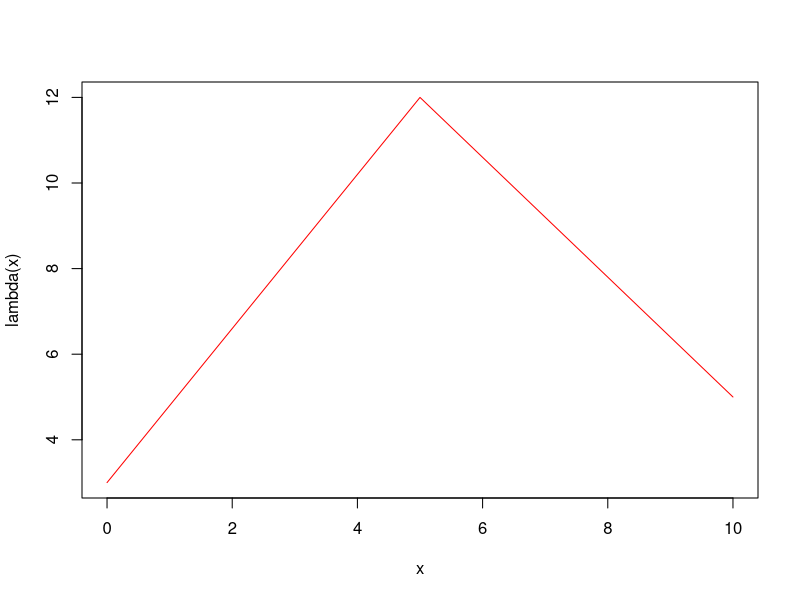
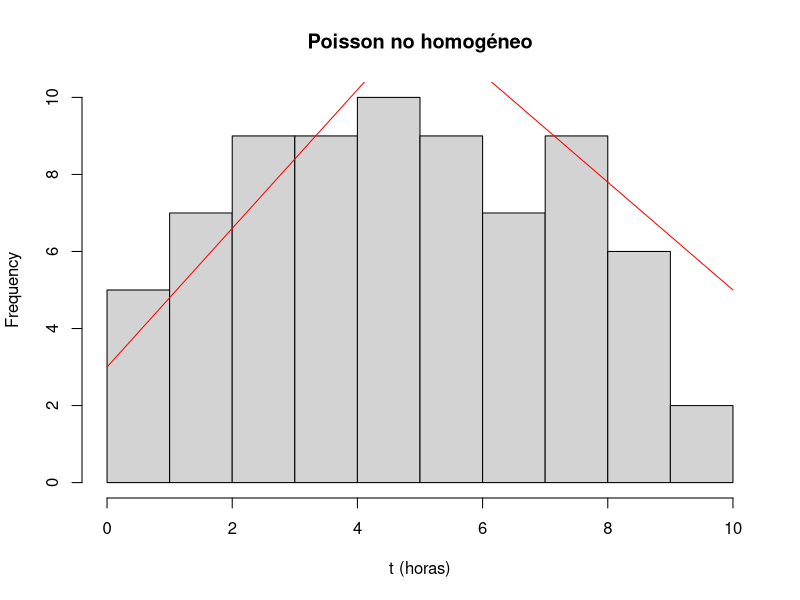
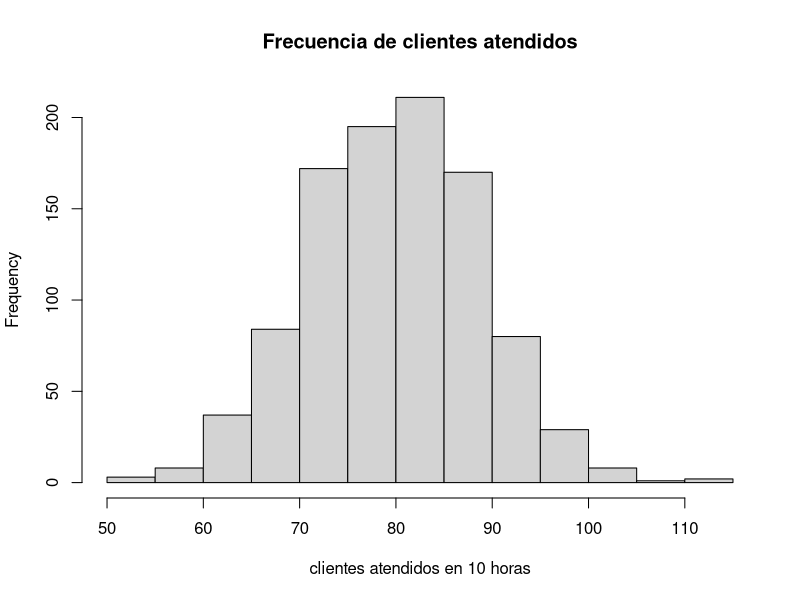

Source code (R) for these figures, in order:
## ---- chunk 1
lambdat<-function(x) ((1.8*x)+3)*I(x<=5)+((-1.4*x)+19)*I(x>5&x<=10)
curve(lambdat(x),xlim=c(0,10),ylab="lambda(x)",col="red")
## ---- chunk 2
opt <- optimize(lambdat, c(0, 10), maximum=TRUE)
m <- opt$objective
cat("maximo =",m)
## ---- chunk 3
S<-vector()
u1<-vector()
u2<-vector()
procpois<-function(Tmax,lambda) {
  t<-0;I<-0;i<-1  
  repeat {
    u1[i]<-runif(1)   
    t<-t-((1/lambda)*log(u1[i]))
    if (t>Tmax) {
      break
    }
    if (t<=Tmax) {
      u2[i]<-runif(1)
    }
    if(u2[i]<=(lambdat(t)/lambda)) {
      I<-I+1;S[I]<-t
    }
    i<-i+1
  }
return(S)
}

LL<-procpois(10,m)
hist(LL,main = "Poisson no homogéneo",breaks = 12,xlab = "t (horas)")
curve(lambdat(x),xlim=c(0,10),ylab="lambda(t)",col="red",add=TRUE)
LL[length(LL)+1]<-Inf
## ---- chunk 4
# Generación de tiempo de servicio
tserv<-function() {
  t<- (-1/9)*log(1-runif(1))
  return(t)
}
tserv()
## ---- chunk 5

# Evolución del sistema
unserv<-function(){
  LL<-procpois(10,m)
  LL[length(LL)+1]<-Inf
  t<-0
  NLL<-0  #número de llegadas hasta t
  NS<-0   # contador de salidas
  n<-0  #numero de clientes en el sistema en t
  Y<-vector() #tiempos de servicio
  Sal<-vector()       # output instantes de salida
  c<-vector()     # clientes en el sistema en cualquier t
  tLL <- LL[1]  #instante de llegada del cliente 1
  tS<-Inf   #instante de salida del sistema para el cliente i
  tm<-vector() #tiempo cliente en el sistema
  i<-1
  j<-1
  repeat
  {
    #Caso 1
    if(tLL <= tS)#llega un cliente
    {
      t <- tLL
      NLL <- NLL+1
      i<-i+1
      tLL <- LL[i]
      n<-n+1
      c[length(c)+1]<-n  # recogemos el número de clientes en el sistema
      if(n==1){
        Y[j] <- tserv()
        tS <- t+Y[j] 
        j <- j+1
      }
      
    }
    
    #caso2
    if(tS <= tLL)#un cliente sale del servidor 1
    {
      t<-tS
      NS<-NS + 1
      n<-n-1
      c[length(c)+1]<-n
      Sal[NS]<-t
      tm[NS]<-Sal[NS]-LL[NS]  # tiempo en el sistema
      if(n==0)
      {
        tS<-Inf 
      }
      if(n>0)
      {
        Y[j]<-tserv()   
        tS<-t+Y[j]
        j<-j+1
      }
      
    }
    
    if (n == 0 & tLL == Inf) # si no quedan clientes 
    {
      break           
    }
  }
  
  if(tS==Inf)tS<-t
  resultados<-list("tiempos en el sistema",tm,"clientes en el sistema",c,
                "tiempo medio cliente en el sistema",
                mean(tm,na.rm=TRUE),
                "número medio clientes en el sistema",mean(c),
                "tiempos atención",Y,
                "última salida",tS,
                "clientes atendidos",NLL)
  
    return(resultados)
}


## ---- chunk 6
clientes_atendidos <- vector()
for (i in 1:1000) {
  out <- unserv()
  clientes_atendidos[i] <- out[[14]]
}

mean(clientes_atendidos)
hist(clientes_atendidos,main = "Frecuencia de clientes atendidos",xlab = "clientes atendidos en 10 horas" )
